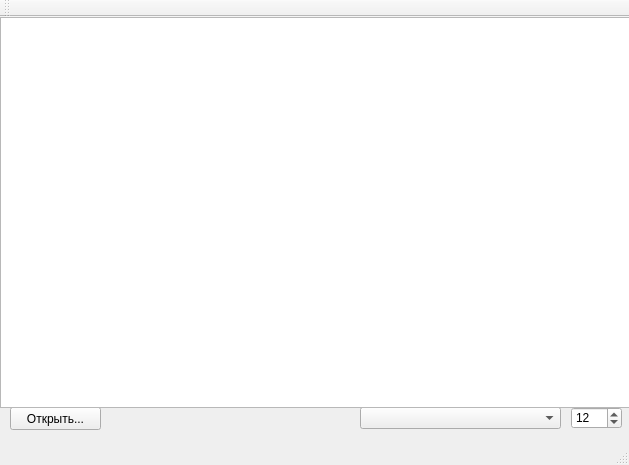
<?xml version="1.0" encoding="UTF-8"?>
<ui version="4.0">
 <class>MainWindow</class>
 <widget class="QMainWindow" name="MainWindow">
  <property name="geometry">
   <rect>
    <x>0</x>
    <y>0</y>
    <width>629</width>
    <height>465</height>
   </rect>
  </property>
  <property name="windowTitle">
   <string>MainWindow</string>
  </property>
  <widget class="QWidget" name="centralWidget">
   <widget class="QPushButton" name="OpenFileButton">
    <property name="geometry">
     <rect>
      <x>10</x>
      <y>390</y>
      <width>91</width>
      <height>23</height>
     </rect>
    </property>
    <property name="text">
     <string>Открыть...</string>
    </property>
   </widget>
   <widget class="QComboBox" name="FontBox">
    <property name="geometry">
     <rect>
      <x>360</x>
      <y>390</y>
      <width>201</width>
      <height>22</height>
     </rect>
    </property>
   </widget>
   <widget class="QSpinBox" name="FontSizeBox">
    <property name="geometry">
     <rect>
      <x>571</x>
      <y>390</y>
      <width>51</width>
      <height>22</height>
     </rect>
    </property>
    <property name="value">
     <number>12</number>
    </property>
   </widget>
   <widget class="QTextEdit" name="HTML_View">
    <property name="geometry">
     <rect>
      <x>0</x>
      <y>0</y>
      <width>631</width>
      <height>391</height>
     </rect>
    </property>
   </widget>
  </widget>
  <widget class="QMenuBar" name="menuBar">
   <property name="geometry">
    <rect>
     <x>0</x>
     <y>0</y>
     <width>629</width>
     <height>21</height>
    </rect>
   </property>
  </widget>
  <widget class="QToolBar" name="mainToolBar">
   <attribute name="toolBarArea">
    <enum>TopToolBarArea</enum>
   </attribute>
   <attribute name="toolBarBreak">
    <bool>false</bool>
   </attribute>
  </widget>
  <widget class="QStatusBar" name="statusBar"/>
 </widget>
 <layoutdefault spacing="6" margin="11"/>
 <resources/>
 <connections/>
</ui>
